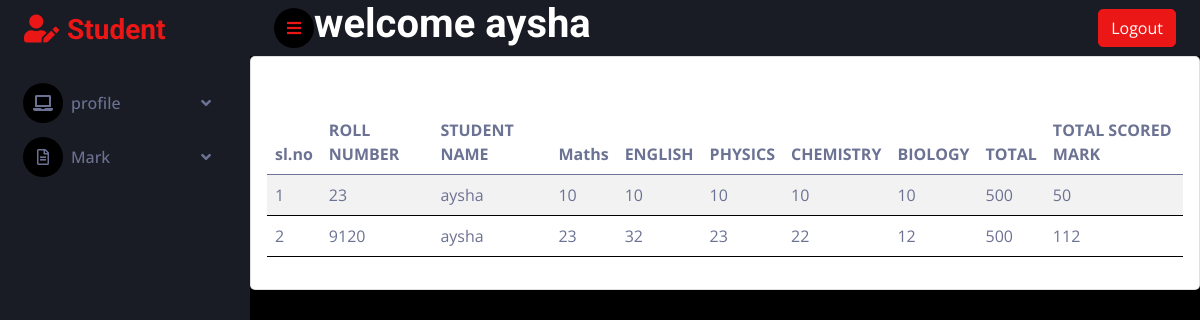
The app's page /view_student_mark (signed in), older data.
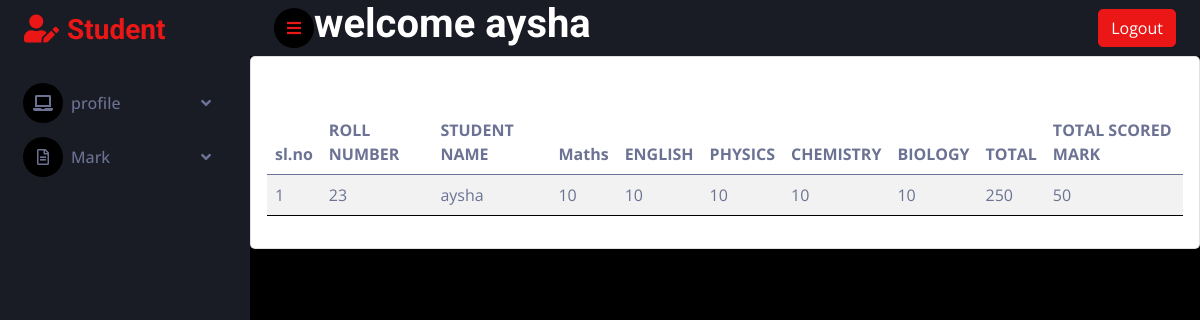
The same page, newer data.
### studentapp/models.py (models this page shows, shortened)
class Mark(models.Model)  :
    roll_number = models.IntegerField(default=0,unique=True)
    name = models.ForeignKey(Student_Registration,on_delete=models.CASCADE)
    maths= models.IntegerField(validators=[MaxValueValidator(50)])
    english = models.IntegerField(validators=[MaxValueValidator(50)])
    physics = models.IntegerField(validators=[MaxValueValidator(50)])
    chemistry = models.IntegerField(validators=[MaxValueValidator(50)])
    biology = models.IntegerField(validators=[MaxValueValidator(50)])
    Total = models.IntegerField(validators=[MaxValueValidator(250)])
    Total_mark = models.IntegerField(default=0)
    def Total_mark(self):
        self.Total_mark=self.maths + self.english +self.physics +self.chemistry +self.biology
        return self.Total_mark

class Student_Registration(models.Model):
    user = models.OneToOneField(Login_view,on_delete=models.CASCADE,related_name='student',null=True)
    name=models.CharField(max_length=200)
    dob= models.DateField()
    phone=models.IntegerField()
    age= models.IntegerField(default=0)
    student_image = models.FileField(upload_to='profilepic/',validators=[validate_file_size])
    def age(self):
        age = datetime.date.today() - self.dob
        return int((age).days / 365.25)
    def __str__(self):
        return self.name

### studentapp/views.py (the view)
# urls.py: path('view_student_mark',views.view_student_mark,name='view_student_mark'),
@login_required(login_url='log')
def view_student_mark(request):
    u = Student_Registration.objects.get(user=request.user)
    data = Mark.objects.filter(name=u)
    return render(request, 'view_student_mark.html', {'data': data})

### templates/view_student_mark.html
{% extends 'student.html' %}
{% load crispy_forms_tags %}
{% block content %}
<div class="col-lg-12 grid-margin stretch-card">
              <div class="card">
                <div class="card-body">
                  <h4 class="card-title">Mark Details:</h4>
                  <div class="table-responsive">
                    <table class="table table-striped">
                      <thead>
                        <tr>
                            <th>sl.no</th>
                            <th>ROLL NUMBER</th>
                            <th>STUDENT NAME</th>
                            <th>Maths</th>
                            <th>ENGLISH</th>
                            <th>PHYSICS</th>
                            <th>CHEMISTRY</th>
                            <th>BIOLOGY</th>
                            <th>TOTAL</th>
                            <th>TOTAL SCORED MARK</th>
                        </tr>
                      </thead>
                      <tbody>
                      {% for i in data %}
                        <tr>
                         <td>{{forloop.counter}}</td>
                         <td>{{i.roll_number}}</td>
                         <td>{{i.name}}</td>
                          <td>{{i.maths}}</td>
                            <td>{{i.english}}</td>
                            <td>{{i.physics}}</td>
                            <td>{{i.chemistry}}</td>
                            <td>{{i.biology}}</td>
                            <td>{{i.Total}}</td>
                         <td>{{i.Total_mark}}</td>
                      {% endfor %}
                      </tbody>
                    </table>
                  </div>
                </div>
              </div>
            </div>
{% endblock %}

Row changes from the older to the newer data that the page shows:
removed Mark: roll_number "9120", name "aysha", maths "23", english "32", physics "23", chemistry "22", biology "12", Total "500", Total_mark "112"
changed Mark "aysha": Total "500" → "250"
